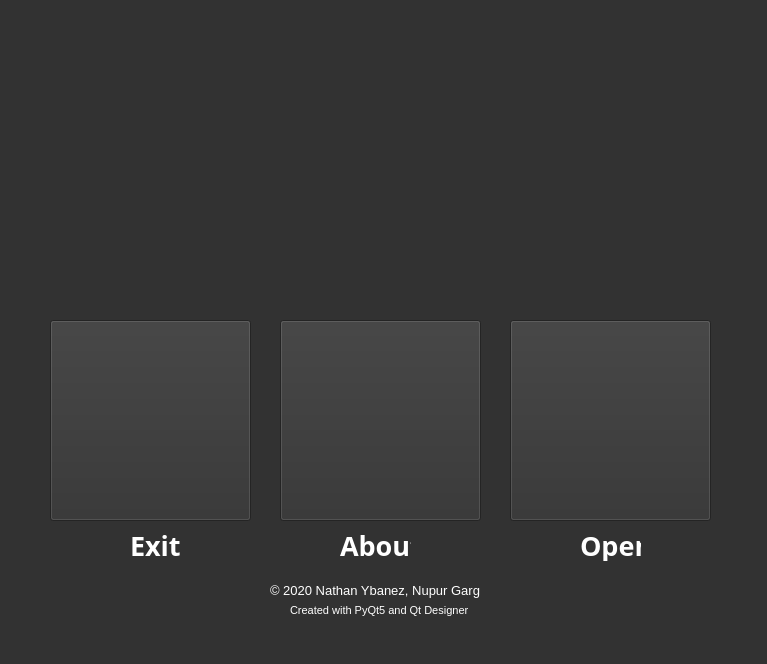
<?xml version="1.0" encoding="UTF-8"?>
<ui version="4.0">
 <class>MainWindow</class>
 <widget class="QMainWindow" name="MainWindow">
  <property name="geometry">
   <rect>
    <x>0</x>
    <y>0</y>
    <width>767</width>
    <height>664</height>
   </rect>
  </property>
  <property name="windowTitle">
   <string>Earthworm</string>
  </property>
  <property name="styleSheet">
   <string notr="true">background-color: rgb(50, 50, 50);</string>
  </property>
  <widget class="QWidget" name="centralwidget">
   <widget class="QLabel" name="label_copyright">
    <property name="geometry">
     <rect>
      <x>270</x>
      <y>570</y>
      <width>251</width>
      <height>41</height>
     </rect>
    </property>
    <property name="font">
     <font>
      <pointsize>10</pointsize>
     </font>
    </property>
    <property name="styleSheet">
     <string notr="true">color: rgb(255, 255, 255);
background-color: rgb(50, 50, 50);</string>
    </property>
    <property name="text">
     <string>© 2020 Nathan Ybanez, Nupur Garg</string>
    </property>
   </widget>
   <widget class="QLabel" name="label_logo">
    <property name="geometry">
     <rect>
      <x>30</x>
      <y>10</y>
      <width>701</width>
      <height>291</height>
     </rect>
    </property>
    <property name="styleSheet">
     <string notr="true">background-color: rgb(50, 50, 50);</string>
    </property>
    <property name="text">
     <string/>
    </property>
    <property name="pixmap">
     <pixmap>../src/img/earthworm.png</pixmap>
    </property>
    <property name="scaledContents">
     <bool>true</bool>
    </property>
   </widget>
   <widget class="QPushButton" name="button_open_file">
    <property name="geometry">
     <rect>
      <x>510</x>
      <y>320</y>
      <width>201</width>
      <height>201</height>
     </rect>
    </property>
    <property name="styleSheet">
     <string notr="true">background-color: rgb(50, 50, 50);</string>
    </property>
    <property name="text">
     <string/>
    </property>
    <property name="icon">
     <iconset>
      <normaloff>../src/img/button_open.png</normaloff>../src/img/button_open.png</iconset>
    </property>
    <property name="iconSize">
     <size>
      <width>201</width>
      <height>201</height>
     </size>
    </property>
   </widget>
   <widget class="QPushButton" name="button_help">
    <property name="geometry">
     <rect>
      <x>280</x>
      <y>320</y>
      <width>201</width>
      <height>201</height>
     </rect>
    </property>
    <property name="styleSheet">
     <string notr="true">background-color: rgb(50, 50, 50);
color: rgb(255, 255, 255);</string>
    </property>
    <property name="text">
     <string/>
    </property>
    <property name="icon">
     <iconset>
      <normaloff>../src/img/button_help.png</normaloff>../src/img/button_help.png</iconset>
    </property>
    <property name="iconSize">
     <size>
      <width>201</width>
      <height>201</height>
     </size>
    </property>
   </widget>
   <widget class="QPushButton" name="button_exit">
    <property name="geometry">
     <rect>
      <x>50</x>
      <y>320</y>
      <width>201</width>
      <height>201</height>
     </rect>
    </property>
    <property name="styleSheet">
     <string notr="true">background-color: rgb(50, 50, 50);</string>
    </property>
    <property name="text">
     <string/>
    </property>
    <property name="icon">
     <iconset>
      <normaloff>../src/img/button_exit.png</normaloff>../src/img/button_exit.png</iconset>
    </property>
    <property name="iconSize">
     <size>
      <width>201</width>
      <height>201</height>
     </size>
    </property>
   </widget>
   <widget class="QLabel" name="label_credits">
    <property name="geometry">
     <rect>
      <x>290</x>
      <y>600</y>
      <width>181</width>
      <height>21</height>
     </rect>
    </property>
    <property name="font">
     <font>
      <pointsize>8</pointsize>
     </font>
    </property>
    <property name="styleSheet">
     <string notr="true">color: rgb(255, 255, 255);
background-color: rgb(50, 50, 50);</string>
    </property>
    <property name="text">
     <string>Created with PyQt5 and Qt Designer</string>
    </property>
   </widget>
   <widget class="QLabel" name="label_exit">
    <property name="geometry">
     <rect>
      <x>130</x>
      <y>530</y>
      <width>51</width>
      <height>31</height>
     </rect>
    </property>
    <property name="font">
     <font>
      <family>Poor Richard</family>
      <pointsize>20</pointsize>
      <weight>75</weight>
      <bold>true</bold>
     </font>
    </property>
    <property name="styleSheet">
     <string notr="true">background-color: rgb(50, 50, 50);
color: rgb(255, 255, 255);</string>
    </property>
    <property name="text">
     <string>Exit</string>
    </property>
   </widget>
   <widget class="QLabel" name="label_help">
    <property name="geometry">
     <rect>
      <x>340</x>
      <y>530</y>
      <width>71</width>
      <height>31</height>
     </rect>
    </property>
    <property name="font">
     <font>
      <family>Poor Richard</family>
      <pointsize>20</pointsize>
      <weight>75</weight>
      <bold>true</bold>
     </font>
    </property>
    <property name="styleSheet">
     <string notr="true">color: rgb(255, 255, 255);
background-color: rgb(50, 50, 50);</string>
    </property>
    <property name="text">
     <string>About</string>
    </property>
   </widget>
   <widget class="QLabel" name="label_open">
    <property name="geometry">
     <rect>
      <x>580</x>
      <y>530</y>
      <width>61</width>
      <height>31</height>
     </rect>
    </property>
    <property name="font">
     <font>
      <family>Poor Richard</family>
      <pointsize>20</pointsize>
      <weight>75</weight>
      <bold>true</bold>
     </font>
    </property>
    <property name="styleSheet">
     <string notr="true">color: rgb(255, 255, 255);
background-color: rgb(50, 50, 50);</string>
    </property>
    <property name="text">
     <string>Open</string>
    </property>
   </widget>
  </widget>
  <widget class="QMenuBar" name="menubar">
   <property name="geometry">
    <rect>
     <x>0</x>
     <y>0</y>
     <width>767</width>
     <height>21</height>
    </rect>
   </property>
  </widget>
  <widget class="QStatusBar" name="statusbar"/>
 </widget>
 <resources/>
 <connections/>
</ui>
